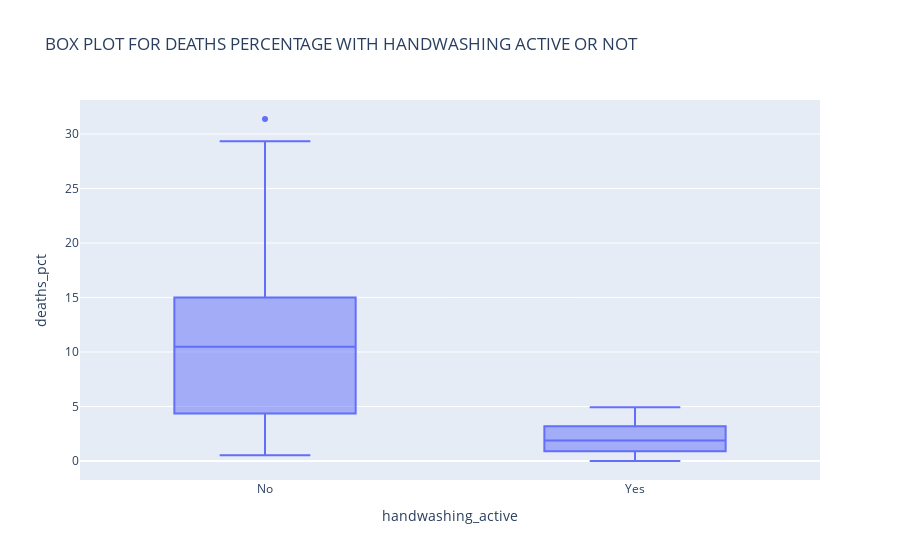

Notebook code cell kept with this figure:
### Code cell
# Create Box plot
hand_boxplot = px.box(df_monthly, x='handwashing_active', y='deaths_pct', title='BOX PLOT FOR DEATHS PERCENTAGE WITH HANDWASHING ACTIVE OR NOT')

hand_boxplot.show()

### Figure 1 — Plotly figure (JSON) as saved in the notebook; plotly's stock layout.template omitted (floating-point values rounded to 4 significant figures)
{"data": [{"alignmentgroup": "True", "hovertemplate": "handwashing_active=%{x}<br>deaths_pct=%{y}<extra></extra>", "legendgroup": "", "marker": {"color": "#636efa"}, "name": "", "notched": false, "offsetgroup": "", "orientation": "v", "showlegend": false, "type": "box", "x": ["No", "No", "No", "No", "No", "No", "No", "No", "No", "No", "No", "No", "No", "No", "No", "No", "No", "No", "No", "No", "No", "No", "No", "No", "No", "No", "No", "No", "No", "No", "No", "No", "No", "No", "No", "No", "No", "No", "No", "No", "No", "No", "No", "No", "No", "No", "No", "No", "No", "No", "No", "No", "No", "No", "No", "No", "No", "No", "No", "No", "No", "No", "No", "No", "No", "No", "No", "No", "No", "No", "No", "No", "No", "No", "No", "No", "No", "Yes", "Yes", "Yes", "Yes", "Yes", "Yes", "Yes", "Yes", "Yes", "Yes", "Yes", "Yes", "Yes", "Yes", "Yes", "Yes", "Yes", "Yes", "Yes", "Yes", "Yes"], "x0": " ", "xaxis": "x", "y": [14.57, 7.53, 4.33, 1.57, 0.78, 5, 8.42, 1.35, 1.88, 11.02, 22.55, 20.85, 12.22, 10.23, 10.74, 3.23, 6.59, 20.78, 25.46, 18.39, 29.34, 22.97, 31.38, 19.12, 15.97, 12.41, 11.93, 6.1, 4.08, 0.52, 1.55, 2.26, 17.6, 7.14, 8.05, 15.16, 11.28, 17.03, 17.31, 5.83, 2.68, 4.37, 6.32, 1.22, 3.23, 11.02, 10.55, 7.59, 4.74, 4.45, 4.23, 4.39, 7.14, 6.12, 3.59, 10.55, 14.84, 10.94, 10.49, 13.39, 18.09, 15.43, 18.97, 13.44, 10.15, 13.1, 18.06, 14.39, 14.96, 10.77, 5.37, 3.22, 1.92, 3.61, 18.27, 12.24, 2.24, 1.2, 1.89, 4.58, 3.96, 4.47, 2.93, 3.53, 0.69, 0, 0.66, 0.96, 1.14, 0.37, 0, 0.96, 2.34, 2.9, 1.34, 2.23, 3.08, 4.93], "y0": " ", "yaxis": "y"}], "layout": {"boxmode": "group", "legend": {"tracegroupgap": 0}, "title": {"text": "BOX PLOT FOR DEATHS PERCENTAGE WITH HANDWASHING ACTIVE OR NOT"}, "xaxis": {"anchor": "y", "domain": [0, 1], "title": {"text": "handwashing_active"}}, "yaxis": {"anchor": "x", "domain": [0, 1], "title": {"text": "deaths_pct"}}}}
